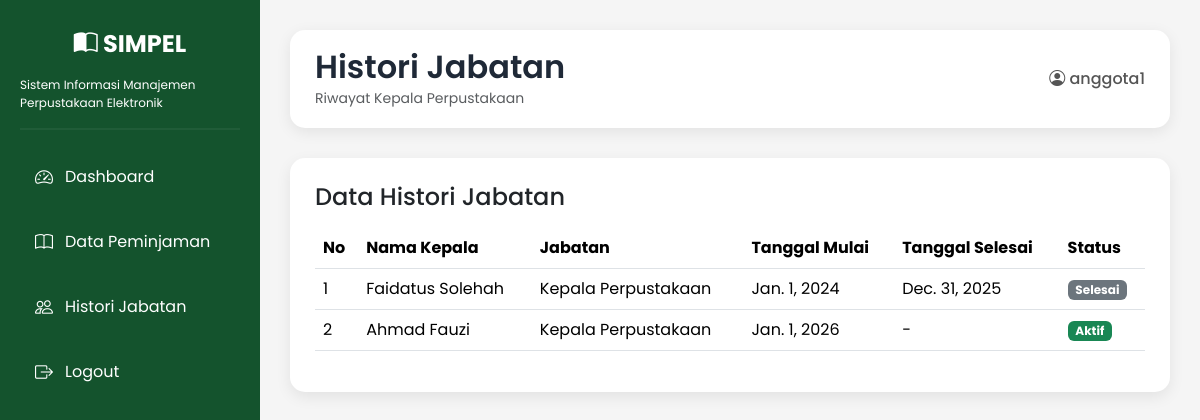
The app's page /histori-jabatan/ (signed in) with its own data.
### library/models.py (models this page shows, shortened)
class HistoriJabatan(models.Model):
    nama_kepala = models.CharField(max_length=100)
    jabatan = models.CharField(
        max_length=100,
        default="Kepala Perpustakaan"
    )
    tanggal_mulai = models.DateField()
    tanggal_selesai = models.DateField(
        null=True,
        blank=True
    )

### library/views.py (the view)
# urls.py: path('histori-jabatan/', views.histori_jabatan, name='histori_jabatan'),
@login_required(login_url='login')
def histori_jabatan(request):
    data = HistoriJabatan.objects.all()
    return render(
        request,
        'library/histori_jabatan.html',
        {'data': data}
    )

### library/templates/library/histori_jabatan.html (shortened to what this page needs)
{% extends 'library/base_kepala.html' %}
{% block content %}
<div class="topbar">
    <div>
        <h2>Histori Jabatan</h2>
        <small class="text-muted">
            Riwayat Kepala Perpustakaan
        </small>
    </div>
    <div class="user">
        <i class="bi bi-person-circle"></i>
        {{ request.user.username }}
    </div>
</div>
<div class="table-container">
    <h4 class="mb-3">
        Data Histori Jabatan
    </h4>
    <table class="table table-hover">
        <thead>
            <tr>
                <th>No</th>
                <th>Nama Kepala</th>
                <th>Jabatan</th>
                <th>Tanggal Mulai</th>
                <th>Tanggal Selesai</th>
                <th>Status</th>
            </tr>
        </thead>
        <tbody>
        {% for item in data %}
        <tr>
            <td>{{ forloop.counter }}</td>
            <td>{{ item.nama_kepala }}</td>
            <td>{{ item.jabatan }}</td>
            <td>{{ item.tanggal_mulai }}</td>
            <td>
                {% if item.tanggal_selesai %}
                    {{ item.tanggal_selesai }}
                {% else %}
                    -
                {% endif %}
            </td>
            <td>
                {% if item.tanggal_selesai %}
                    <span class="badge bg-secondary">
                        Selesai
                    </span>
                {% else %}
                    <span class="badge bg-success">
                        Aktif
                    </span>
                {% endif %}
            </td>
        </tr>
        {% empty %}
        <tr>
            <td colspan="6" class="text-center text-muted">
                Belum ada data histori jabatan.
            </td>
        </tr>
        {% endfor %}
        </tbody>
    </table>
</div>
{% endblock %}

### library/static/css/style.css (style rules this page uses)
* { margin:0; padding:0; box-sizing:border-box; font-family:'Poppins',sans-serif; }
body { background:#f5f5f5; }
.topbar { background:#ffffff; border-radius:15px; padding:18px 25px; display:flex; justify-content:space-between; align-items:center; margin-bottom:30px; box-shadow:0 4px 15px rgba(0,0,0,.08); }
.topbar h2 { color:#1F2937; font-weight:600; margin:0; }
.topbar .user { font-weight:500; color:#555; }
.table-container { background:white; margin-top:30px; padding:25px; border-radius:15px; box-shadow:0 5px 15px rgba(0,0,0,.08); }
.table thead { background:#14532D; color:white; }
.table td { vertical-align:middle; }

### records on screen
HistoriJabatan: nama_kepala "Faidatus Solehah", jabatan "Kepala Perpustakaan", tanggal_mulai "Jan. 1, 2024", tanggal_selesai "Dec. 31, 2025", shows "Selesai"
HistoriJabatan: nama_kepala "Ahmad Fauzi", jabatan "Kepala Perpustakaan", tanggal_mulai "Jan. 1, 2026", shows "Aktif"

### other values on screen
{{ request.user.username }} "anggota1"
